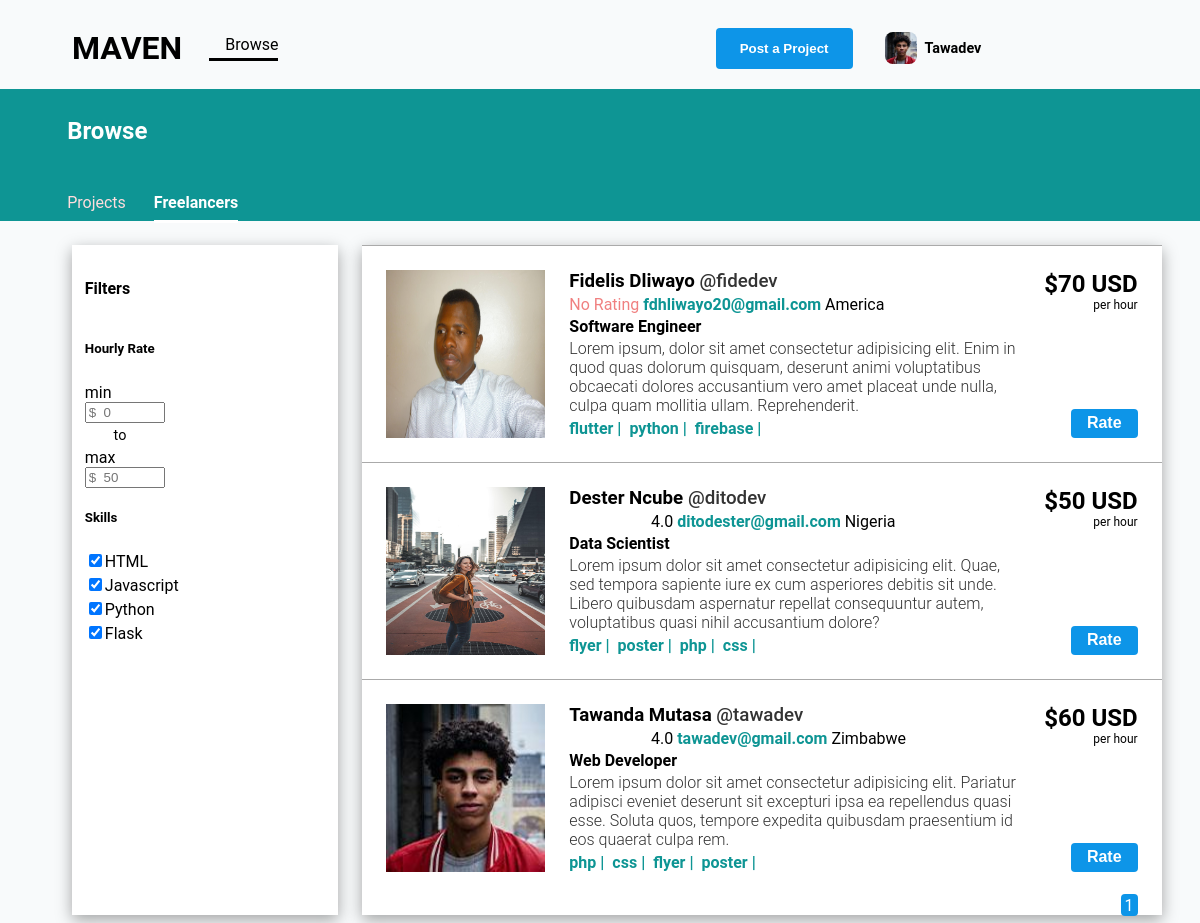
The app's page /freelancers (signed in) with its own data.
### banc/models.py (models this page shows, shortened)
class User(db.Model, UserMixin):
    id = db.Column(db.Integer, primary_key=True)
    email = db.Column(db.String(20), unique=True, nullable=False)
    image_file = db.Column(db.String(20), nullable=False, default='default.jpg')
    password = db.Column(db.String(60), nullable=False)
    username = db.Column(db.String(20))
    fullname = db.Column(db.String())
    profession = db.Column(db.String(20))
    description = db.Column(db.String())
    languages = db.Column(db.String())
    home_address = db.Column(db.String())
    rate = db.Column(db.String())
    date_joined= db.Column(db.DateTime())
    skills = db.relationship('Skills',backref='skill',lazy=True)
    projects = db.relationship('Project',backref='project',lazy=True)
    ratings = db.relationship('Ratings',backref='ratin',lazy=True)

class Skills(db.Model):
    id = db.Column(db.Integer, primary_key=True)
    skill_name = db.Column(db.String())
    user_id = db.Column(db.Integer, db.ForeignKey('user.id'), nullable=False)

### banc/main/routes.py (the view, shortened to what this page needs)
@login_required
@main.route('/freelancers', methods=['GET','POST'])
def freelancers():
   page = request.args.get('page',1,type=int)
   users = User.query.order_by(User.date_joined.desc()).paginate(page=page,per_page=5)
   return render_template('freelancers.html',lUser=current_user,users=users)

### banc/models.py (called while the page is built)
@login_manager.user_loader
def load_user(user_id):
    return User.query.get(int(user_id))

### banc/templates/freelancers.html (shortened to what this page needs)
<!DOCTYPE html>
<html lang="en">
<head>
    <link
    rel="stylesheet"
    href="{{ url_for('static', filename='css/style.css') }}"
  />
  <link
    rel="stylesheet"
    href="{{ url_for('static', filename='fonts/icomoon/style.css') }}"
  />
</head>
<body>
    <header class="profile-header2">
        <div class="logo2">
            <h1>MAVEN</h1>
        </div>
        <div class="profile-header22">
        <a href="{{url_for('main.browse')}}" class="browse"><span class="icon-explore"></span>Browse</a>
        <div class="profile-header-end">
            <a href="{{url_for('main.post_project')}}"><button class="project-btn">Post a Project</button></a>
            <div class="profile-pic-container"><img class="profile-pic" src="{{ url_for('static', filename='images/'+lUser.image_file) }}" alt=""></div>
            <span class="username" onclick="logoutShow()">{{lUser.username}}</span>
        </div>
    </div>
    </header>
    <section class="browse-header">
        <div class="browse-heading"><h3>Browse</h3></div>
        <div class="browse-links">
        <a href="{{url_for('main.browse')}}">Projects</a>
        <a href="{{url_for('main.freelancers')}}" class="current">Freelancers</a>
        </div>
    </section>
    <main class="main-content">
        <div class="filters">
            <h4>Filters</h4>
            <div class="project-type">
                <h5>Hourly Rate</h5>
                <div class="fixed-price r"><span>min</span><input type="number" name="" id="" placeholder="$  0"> <span class="to">to</span></div>
                <div class="hourly-rate r2"><span>max</span><input type="number" name="" id="" placeholder="$  50"></div>
            </div>
            <div class="project-type">
                <h5>Skills</h5>
                <div class="fixed-price"><input type="checkbox" name="" id="" checked ><span>HTML</span></div>
                <div class="hourly-rate"><input type="checkbox" name="" id="" checked><span>Javascript</span></div>
                <div class="fixed-price"><input type="checkbox" name="" id="" checked><span>Python</span></div>
                <div class="hourly-rate"><input type="checkbox" name="" id="" checked><span>Flask</span></div>
            </div>
        </div>
        <div class="jobs freelancers">
            {% for user in users.items %}
            <div class="bidy freelancer">
                <div class="firstHalf firstHalf2">
                    <div class="fhInner fhInner2">
                        <div class="imgC imgC2"><img class="bImg" src="{{ url_for('static', filename='images/'+user.image_file) }}" alt=""></div>
                        <div class="userInfo">
                            <h3 class="usern">{{user.fullname}} <span class="uname">@{{user.username}}</span></h3>
                            <div class="stars">
                                {%if user.ratings == []%}
                                <span style="color: lightcoral;">No Rating</span>
                                {%else%}
                                {%set rList = []%}
                                 {%set avg = (rList | sum / rList | count) %}
                                 {% for av in range(avg|round()|int) %}
                                 <span class="icon-star"></span>
                                 {%endfor%}
                                 {{avg}}
                                {%endif%}
                            </div>
                            {% set addrList = user.home_address.split(',')|reverse|list%}
                            <a href="mailto:{{user.email}}" class="emC"><span class="em">{{user.email}}</span></a><span> {{addrList[0]}}</span>
                            <h4 class="prof">{{user.profession}}</h4>
                            <div class="descr descr2"><p>{{user.description}}</p></div>
                            <div class="userSkillsC userSkillsC2">
                                {%for sk in user.skills%}
                                <span>{{sk.skill_name}} |</span>
                                {%endfor%}
                            </div>
                        </div>
                    </div>
                </div>
                <div class="secondHalf secondHalf2">
                    <div class="bidInfo">
                        <h3>${{user.rate}} USD</h3>
                            <span>per hour</span>
                    </div>
                    <div ><button type="button" class="rate" onclick="showModal2(this)" id="{{user.id}}">Rate</button></div>
                </div>
            </div>
           {%endfor%}
           <div style="text-align: right !important">
            {% for page_num in
            users.iter_pages(left_edge=1,right_edge=1,left_current=1,right_current=2)
            %} {% if page_num %} {% if users.page == page_num %}
            <a
              class="btn2 mb-4"
              href="{{ url_for('main.freelancers',page=page_num) }}"
              >{{ page_num }}</a
            >
            {% else %}
            <a
              class="btn2 btn-outline-info mb-4"
              href="{{ url_for('main.freelancers',page=page_num) }}"
              >{{ page_num }}</a
            >
            {% endif %}{% else %} ... {% endif %} {% endfor %}
          </div>
        </div>
    </main>
</body>
</html>

### banc/static/css/style.css (style rules this page uses)
body { font-family: "Roboto", sans-serif; background-color: #f8fafb; }
p { color: #b3b3b3; font-weight: 300; }
h1, h2, h3, h4, h5, h6, .h1, .h2, .h3, .h4, .h5, .h6 { font-family: "Roboto", sans-serif; }
a { -webkit-transition: .3s all ease; -o-transition: .3s all ease; transition: .3s all ease; }
.profile-header2 { display: flex; flex-direction: row; align-items: center; width: 94vw; margin-left: 4rem; }
.browse { text-decoration: none; margin-left: -12rem; color: #000; padding-bottom: 0.25rem; border-bottom: #000 solid 3px; }
.icon-explore { margin-right: 0.25rem; }
.profile-header22 { display: flex; flex-direction: row; align-items: center; justify-content: space-around; width: 100%; }
.profile-header-end { display: flex; flex-direction: row; align-items: center; }
.project-btn { padding: 0.5rem; background-color: #0d95e8; border: none; border-radius: 0.25rem; font-weight: 600; color: #fff; }
.username { font-size: 0.9rem; font-weight: bold; text-transform: capitalize; }
.profile-pic-container { width: 2rem; height: 2rem; overflow: hidden; border-radius: 8px; margin-left: 2rem; margin-right: 0.5rem; }
.profile-pic-container img { width: 100%; display: block; }
.browse-header { background-color: #0e9594; margin-left: -0.5rem !important; margin-right: -0.5rem; padding: 0.25rem 0 0 4.2rem; height: 8rem; }
.browse-heading h3 { font-size: 1.5rem; color: #fff; text-transform: capitalize; }
.browse-links { margin-top: 3rem !important; }
.browse-links a { text-decoration: none; color: #ffdddd; padding-bottom: 0.5rem; margin-right: 1.5rem; }
.browse-links a.current { color: #fff; font-weight: bold; border-bottom: #fff solid 3px; }
.main-content { display: flex; gap: 1.5rem; }
.filters { background-color: #fff; margin-left: 4rem; margin-top: 1.5rem; width: 15rem; padding: 0.8rem; box-shadow: rgba(0, 0, 0, 0.35) 0px 5px 15px; }
.project-type { display: flex; flex-direction: column; gap: 0.25rem; }
.jobs { margin-top: 1.5rem; height: 100%; background-color: #fff; width: 50rem; box-shadow: rgba(0, 0, 0, 0.35) 0px 5px 15px; }
.bidy { display: flex; justify-content: space-between; box-shadow: rgba(0, 0, 0, 0.35) 0px 5px 15px; padding: 1.5rem; margin-bottom: 1rem; }
.firstHalf { width: 40rem; }
.fhInner { display: flex; gap: 1.5rem; flex-direction: row; align-items: flex-start; }
.imgC { width: 7rem; height: 7rem; }
.bImg { width: 100% !important; height: 100% !important; }
.userInfo { width: 30rem; }
.userInfo h3 { margin: 0 !important; margin-bottom: 0.8rem !important; }
.uname { color: #333; font-weight: 500; }
.stars { display: inline; }
.icon-star { margin-right: 0.25rem; color: #0e9594; }
.emC { text-decoration: none; }
.em { color: #0e9594; font-weight: 600; }
.userSkillsC { display: flex; gap: 0.5rem; font-weight: 700; margin-top: 0.8rem; }
.descr p { color: #333 !important; margin-bottom: 0 !important; }
.secondHalf { display: flex; flex-direction: column; justify-content: space-between; padding-bottom: 1rem !important; }
.bidInfo { display: flex; flex-direction: column; align-items: flex-end; }
.bidInfo h3 { margin: 0 !important; font-size: 1.5rem; }
.bidInfo span { font-size: 0.75rem; }
.project-btn { padding: 0.8rem 1.5rem !important; }
.freelancers { height: 100%; }
.freelancer { margin-bottom: 0 !important; box-shadow: none; border-top: #aaa solid 1px; }
.fhInner2 { display: flex; gap: 1.5rem; }
.imgC2 { height: 10.5rem; width: 10.5rem; }
h3.usern { margin-bottom: 0.2rem !important; }
.prof { margin: 0; margin-top: 0.2rem; }
.descr2 p { margin-top: 0.2rem; font-weight: 0 !important; }
.userSkillsC2 { margin-top: 0.2rem; color: #0e9594; }
.rate { padding: 0.35rem 1rem; background-color: #0d95e8; color: #fff; border-radius: 0.25rem; border: none; font-size: 1rem; font-weight: 700; }
.secondHalf2 { display: flex; flex-direction: column; align-items: flex-end; padding-bottom: 0 !important; }
.r { display: flex; flex-direction: column; }
.r2 { display: flex; flex-direction: column; }
.r input,.r2 input { width: 30%; }
.to { margin-top: 0.25rem; margin-left: 1.8rem; font-size: 0.9rem; }
.btn2 { padding: 0.1rem 0.25rem; background-color: #0d95e8; border-radius: 0.25rem; margin-right: 1.5rem; text-decoration: none; color: #fff; }

### records on screen
User: image_file (picture), username "Tawadev", fullname "Tawanda Mutasa", username "tawadev", avg "4.0", email "tawadev@gmail.com", addrList "Zimbabwe", profession "Web Developer", description "Lorem ipsum dolor sit amet consectetur adipisicing elit. Pariatur adipisci eveniet deserunt sit excepturi ipsa ea repellendus quasi esse. Soluta quos, tempore expedita quibusdam praesentium id eos quaerat culpa rem.", rate "60"
User: image_file (picture), fullname "Fidelis Dliwayo", username "fidedev", shows "No Rating", email "fdhliwayo20@gmail.com", addrList "America", profession "Software Engineer", description "Lorem ipsum, dolor sit amet consectetur adipisicing elit. Enim in quod quas dolorum quisquam, deserunt animi voluptatibus obcaecati dolores accusantium vero amet placeat unde nulla, culpa quam mollitia ullam. Reprehenderit.", rate "70"
Skills: skill_name "flutter"
Skills: skill_name "python"
Skills: skill_name "firebase"
User: image_file (picture), fullname "Dester Ncube", username "ditodev", avg "4.0", email "ditodester@gmail.com", addrList "Nigeria", profession "Data Scientist", description "Lorem ipsum dolor sit amet consectetur adipisicing elit. Quae, sed tempora sapiente iure ex cum asperiores debitis sit unde. Libero quibusdam aspernatur repellat consequuntur autem, voluptatibus quasi nihil accusantium dolore?", rate "50"
Skills: skill_name "flyer"
Skills: skill_name "poster"
Skills: skill_name "php"
Skills: skill_name "css"
Skills: skill_name "php"
Skills: skill_name "css"
Skills: skill_name "flyer"
Skills: skill_name "poster"

### other values on screen
{{ page_num }} "1"
